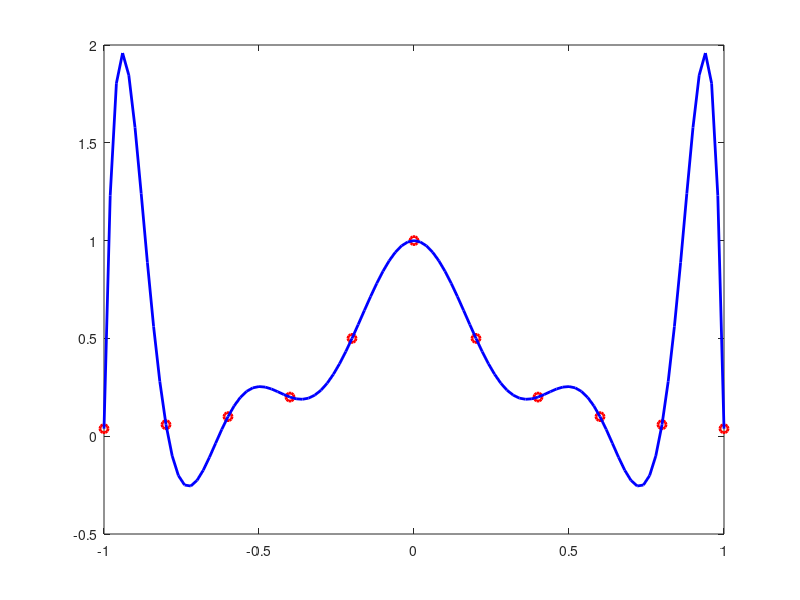

This chart was generated by the following MATLAB code: (Note: this script raises an error after producing the figure.)
%
%   Script: hw7_problem2.m
%   Author: Diego Gonzalez   
%
%   In this script we solve the MATLAB problem of Homework 7.
%

%%%%%%   part a   %%%%%%%
%
%   in this part we have to "reproduce" the data in Table 5.1 of the
%   textbook, but for the derivative of f(x) = 1/(1 + 25*x^2)
%

% first we define the function using a function handle
f = @(x) 1 ./ (1 + 25 * x.^2);

% set the value of x
x = 1;

% create the vector of the different values of h that we want to use
n = 0:16;
h = 10.^(-n);

% calculate the approximate derivatives using the first order
% approximation 
df1 = (f(x+h) - f(x))./(h);

% calculate the approximate derivatives using the second order
% approximation 
df2 = (f(x+h) - f(x-h))./(2*h);

% calculate the approximate derivatives using the second order one-sided
% approximation given in problem 1
df3 = (-3*f(x) + 4*f(x+h) - f(x+2*h))./(2*h);

% print out the results in a nicely formatted table
fprintf(1,'\n\nNUMERICAL DERIVATIVES:===========================================================\n');
fprintf(1,'    n          First Order             Second Order         2nd. Order 1 Sided   \n');
fprintf(1,'---------------------------------------------------------------------------------\n');
for j = 1:length(h)
    fprintf(1,'   %2d       %17.14f       %17.14f       %17.14f\n', n(j), df1(j), df2(j), df3(j));
end
fprintf(1,'=================================================================================\n');


% now we need to compute the absolute value of the error that each one of
% these approximations has, to do so, we analitically compute the
% derivative of f(x = 1) and use a function handle , obtained this by doing the
% derivative by hand

fprime = -50*x / (1 + 25 * x^2)^2;

% now compute the absolute value of the errors, store the results in arrays
errdf1 = abs(fprime - df1);
errdf2 = abs(fprime - df2);
errdf3 = abs(fprime - df3);

% print out the errors in a nicely formatted table
fprintf(1,'\n\nABSOLUTE VALUE OF ERRORS:========================================================\n');
fprintf(1,'    n          First Order             Second Order         2nd. Order 1 Sided   \n');
fprintf(1,'---------------------------------------------------------------------------------\n');
for j = 1:length(h)
    fprintf(1,'   %2d       %17.14f       %17.14f       %17.14f\n', n(j), errdf1(j), errdf2(j), errdf3(j));
end
fprintf(1,'=================================================================================\n\n\n');



%%%%%%   part b   %%%%%%%
%
%   we use polyfit to determine the unique 10th order polynomial at equally
%   spaced points
%

% use polyfit to interpolate eleven equally spaced points between -1 and 1
a = polyfit(linspace(-1,1,11), f(linspace(-1,1,11)), 10);

% plot the interpolation to make sure everything seems fine
LW = 2;
figure(1), clf % create figure
plot(linspace(-1,1,11), f(linspace(-1,1,11)), 'ro', 'LineWidth', LW), hold on
plot(linspace(-1,1,101), polyval(a, linspace(-1,1,101)), 'b-', 'LineWidth', LW), hold on
%plot(xvals, polyval(a, xvals), 'b-', 'LineWidth', LW), hold on

ax = gca;
ax.FontSize = 18; % fontsize of 18


% now we create a function for this interpolated polynomial
syms x;
interpolated_f = a(1)*x^10 + a(2)*x^9 + a(3)*x^8 + a(4)*x^7 + a(5)*x^6 ...
     + a(6)*x^5 + a(7)*x^4 + a(8)*x^3 + a(9)*x^2 + a(10)*x^1  + a(11);

% create an array to plot the the analytical derivative, and the derivative
% of the interpolated polynomial, on a range from 0.8 to 1
xvals = linspace(0.8,1,101);

% get both the analytical and approximate derivatives
% analytical
fprime_analytical = @(x) -50*x ./ (1 + 25 * x.^2).^2;
% approximate
fprime_approx = diff(interpolated_f);

% create the plot with these points with the interpolated polynomial using
% polyval
LW = 2;
figure(2), clf % create figure
plot(xvals, fprime_analytical(xvals), 'LineWidth', LW, 'DisplayName', 'Analytical'), hold on
plot(xvals, double(subs(fprime_approx, xvals)), 'LineWidth', LW, 'DisplayName', 'Approximate'), hold on
legend('Location','southwest')

ax = gca;
ax.FontSize = 18; % fontsize of 18



%%%%%%   part c   %%%%%%%
%
%   we use spline to determine a different interpolation for our function,
%   and then symbolicaly differentiate it
%

% create the spline
s = spline(linspace(-1,1,11), f(linspace(-1,1,11)));

% unmake the piecewise polynomial
[xdata, A] = unmkpp(s);

% we are trying to compare the approximate derivative in the range [0.8,1],
% just as in the previous section, and thus, we only care about the last
% part of this piecewise polynomial
i = s.pieces;
ppi = @(x) A(i,1)*(x-xdata(i)).^3 + A(i,2)*(x-xdata(i)).^2 + ...
    A(i,3)*(x-xdata(i)) + A(i,4);

% plot the interpolation to make sure everything seems fine, include the
% last part of this piecewise polynomial
LW = 2;
figure(3), clf % create figure
plot(linspace(-1,1,11), f(linspace(-1,1,11)), 'ro', 'LineWidth', LW), hold on
plot(linspace(-1,1,101), ppval(s, linspace(-1,1,101)), 'b-', 'LineWidth', LW), hold on
plot(linspace(-1,1,101), ppi(linspace(-1,1,101)), 'g--', 'LineWidth', 1), hold on
ylim([0 1])

ax = gca;
ax.FontSize = 18; % fontsize of 18

% now we create a symbolic representation of that ppi
ppi_sym = A(i,1)*(x-xdata(i)).^3 + A(i,2)*(x-xdata(i)).^2 + ...
    A(i,3)*(x-xdata(i)) + A(i,4);

% take the derivative of ppi_sym
fprime_approx2 = diff(ppi_sym);

% create the plot with these points with the interpolated polynomial using
% polyval
LW = 2;
figure(4), clf % create figure
plot(xvals, fprime_analytical(xvals), 'LineWidth', LW, 'DisplayName', 'Analytical'), hold on
plot(xvals, double(subs(fprime_approx2, xvals)), 'LineWidth', LW, 'DisplayName', 'Approximate'), hold on
legend('Location','northwest')

ax = gca;
ax.FontSize = 18; % fontsize of 18



%%%%%%   part d   %%%%%%%
%
%   we use gradient to determine the derivative of this function at x=1 and
%   compare it to our approximations from b and c
%

% we have been using 11 equally separated points from -1 to 1, the
% separation between each point is of 0.2
h = 0.2;

% use gradient to get a numerical derivative of this function using the 11
% equally spaced points with h=0.2
fprime_approx3 = gradient(f(linspace(-1,1,11)), h);

% lastly, print the three different approximate derivatives at x=1
fprintf(1,'\n\nCOMPARISON BETWEEN NUMERICAL DERIVATIVES:========================================================\n');
fprintf(1,"  The derivative of the interpolating polynomial (using polyfit), f'(x=1) =   %17.14f \n", double(subs(fprime_approx, 1)));
fprintf(1,"  The derivative of the interpolating polynomial (using splines), f'(x=1) =    %17.14f \n", double(subs(fprime_approx2, 1)));
fprintf(1,"  The derivative of the function using gradient                   f'(x=1) =    %17.14f \n", fprime_approx3(11));

